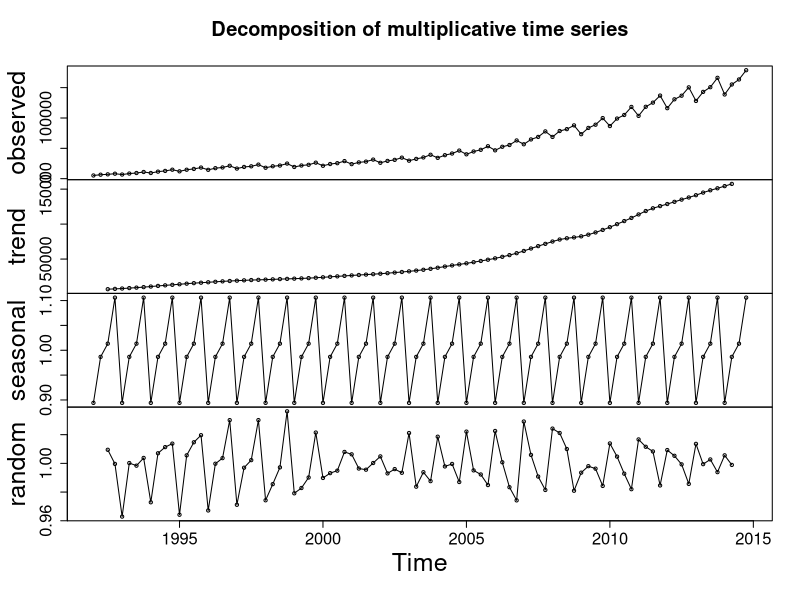
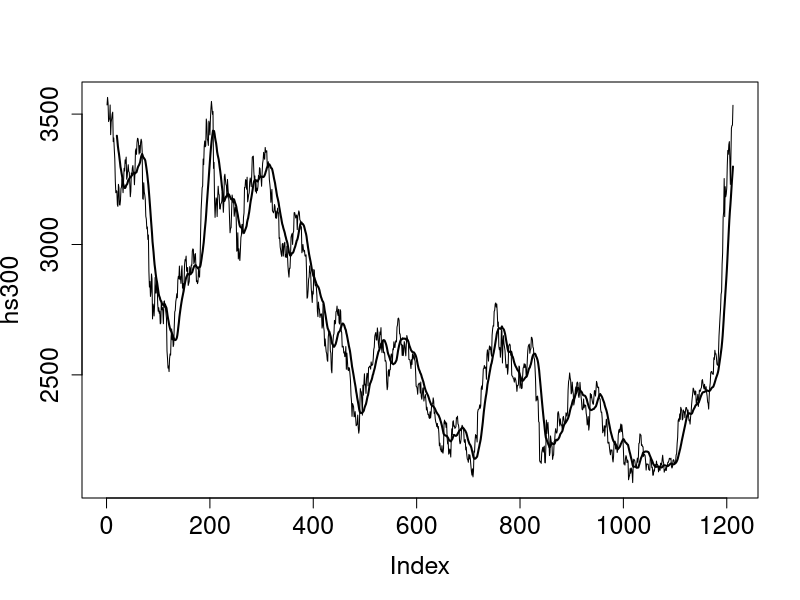
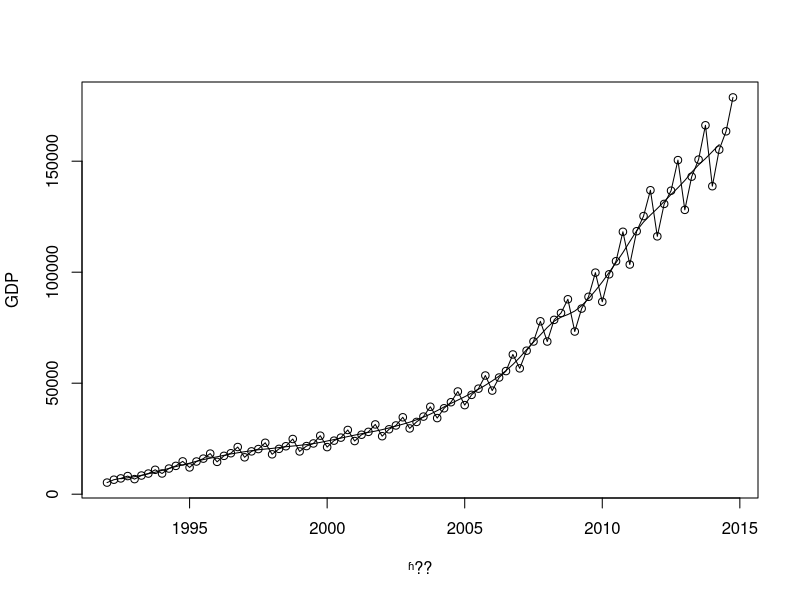
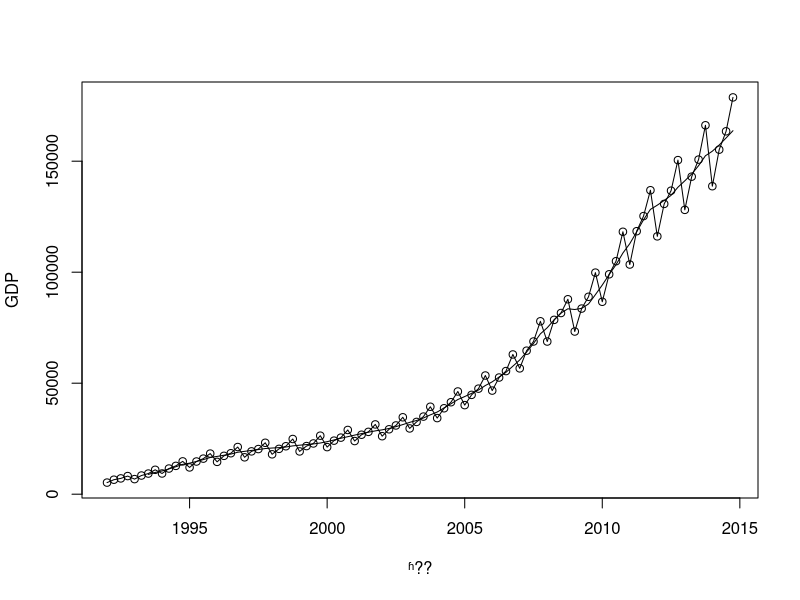
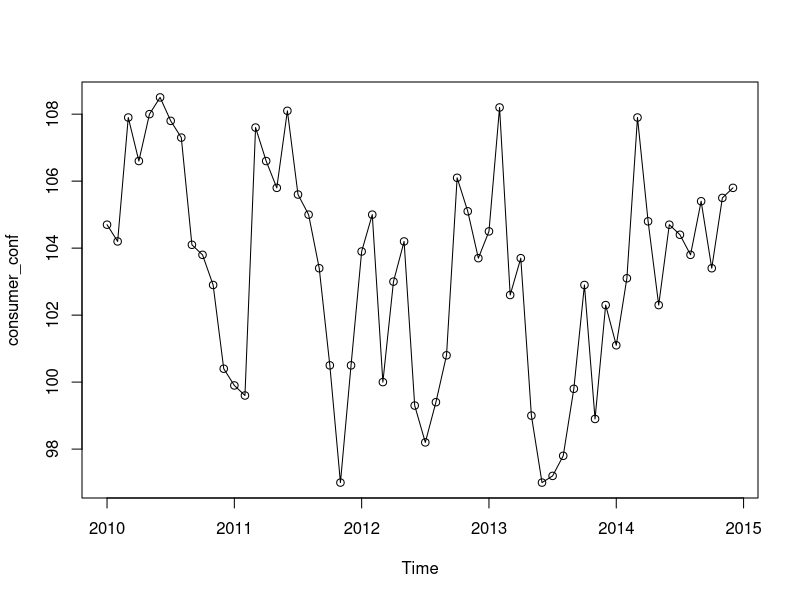
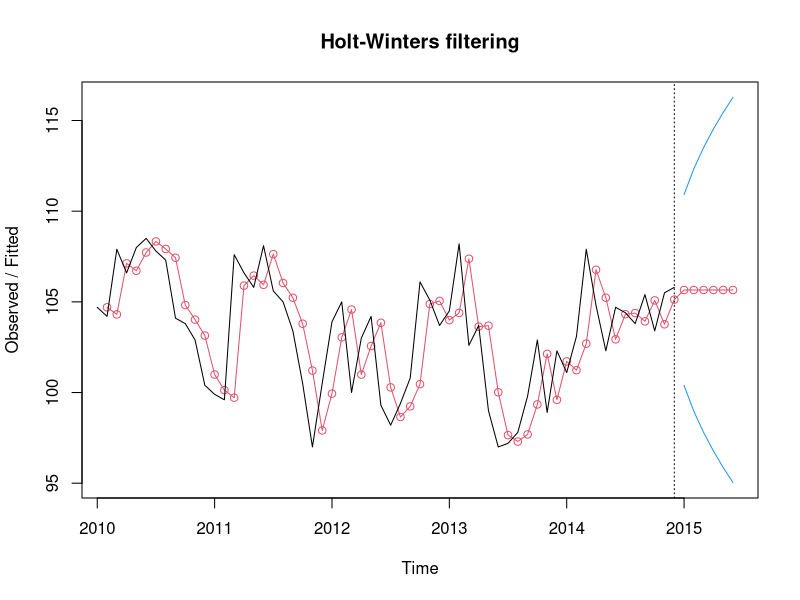
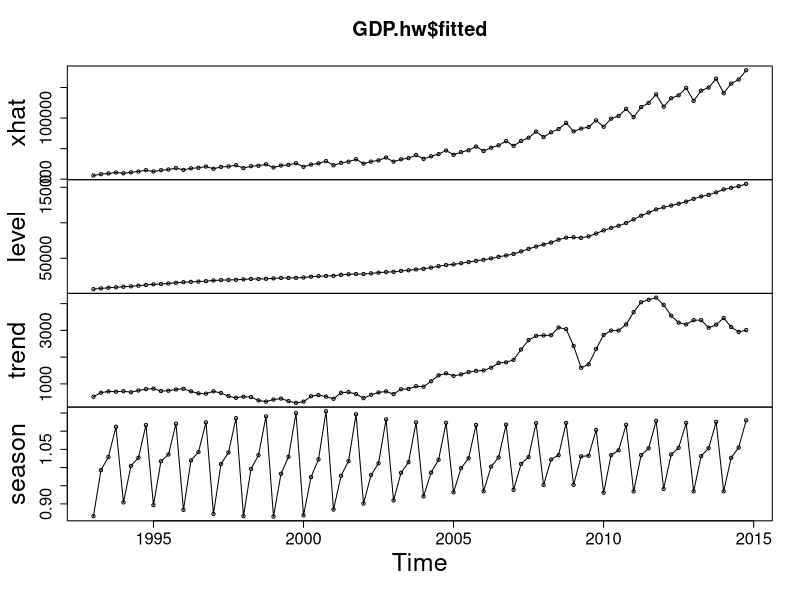
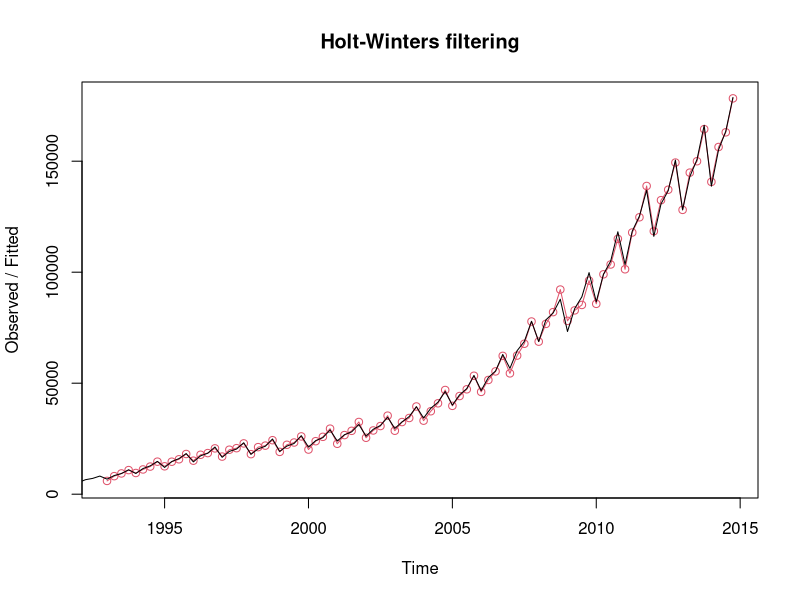

Source code (R) for these figures, in order:


GDP <- ts(read.csv("gdpq.csv",header=T),start=1992,freq=4)
gdp.decom <- decompose(GDP,type="multiplicative")

plot(gdp.decom,type="o",cex.axis=1.5,cex.lab=1.5)
Trend <- gdp.decom$trend    #长期趋势
Seasonal <- gdp.decom$seasonal   #季节因素
Random <- gdp.decom$random    #随机项


# 简单移动平均法计算20日移动平均线
hs300 <- read.csv("hs300.csv",header = T)[,2]

plot(hs300,type="l",cex.axis=1.5,cex.lab=1.5)
ma20 <- filter(ts(hs300),filter=rep(1/20,20),sides=1)
lines(ma20,lwd=2)

# 中心化移动平均
GDP <- ts(read.csv("gdpq.csv",header=T),start=1992,freq=4)
trendpattern1<-filter(GDP,filter = c(1/8, 1/4, 1/4, 1/4, 1/8), sides=2)
plot(GDP,type="o",cex.axis=1.5,cex.lab=1.5,xlab="ʱ??",ylab="GDP")
lines(trendpattern1)


# 二次移动平均法
m1 <- filter (GDP, filter =rep(1/4,4), sides=1)
m2 <- filter (m1, filter =rep(1/4,4), sides=1)
trendpattern2=2*m1-m2
plot(GDP,type="o",cex.axis=1.5,cex.lab=1.5,xlab="ʱ??",ylab="GDP")
lines(trendpattern2)

# 简单指数平滑法
consumer_conf<-ts(read.csv("consumer_cf.csv",header=T)[,2], start = c(2010, 1), freq = 12)
plot(consumer_conf,type="o",cex.axis=1.5,cex.lab=1.5)
cf.hw1 <- HoltWinters(consumer_conf, beta=F, gamma=F)
cf.hw1

cf.hw2 <- HoltWinters(consumer_conf, alpha = 0.5, beta=F, gamma=F)
cf.hw2
#预测
cf.hw1f <- predict(cf.hw1, 6,prediction.interval = TRUE)
plot(cf.hw1,cf.hw1f,type="o",cex.axis=1.5,cex.lab=1.5)



# Holt线性指数平滑法，在不考虑季节变动部分的情况下，Holt线性指数平滑法假定了时间序列数据存在一个比较固定的线性趋势
GDP <- ts(read.csv("gdpq.csv",header=T),start=1992,freq=4)
GDP.hw <- HoltWinters(GDP,seasonal="multi")
plot(GDP.hw$fitted,type="o",cex.axis=1.5,cex.lab=1.5)
plot(GDP.hw,type="o",cex.axis=1.5,cex.lab=1.5)

GDP.for <- predict(GDP.hw, n.ahead=4 * 5)
ts.plot(GDP, GDP.for, type="o",lty = 1:2)
GDP.for
